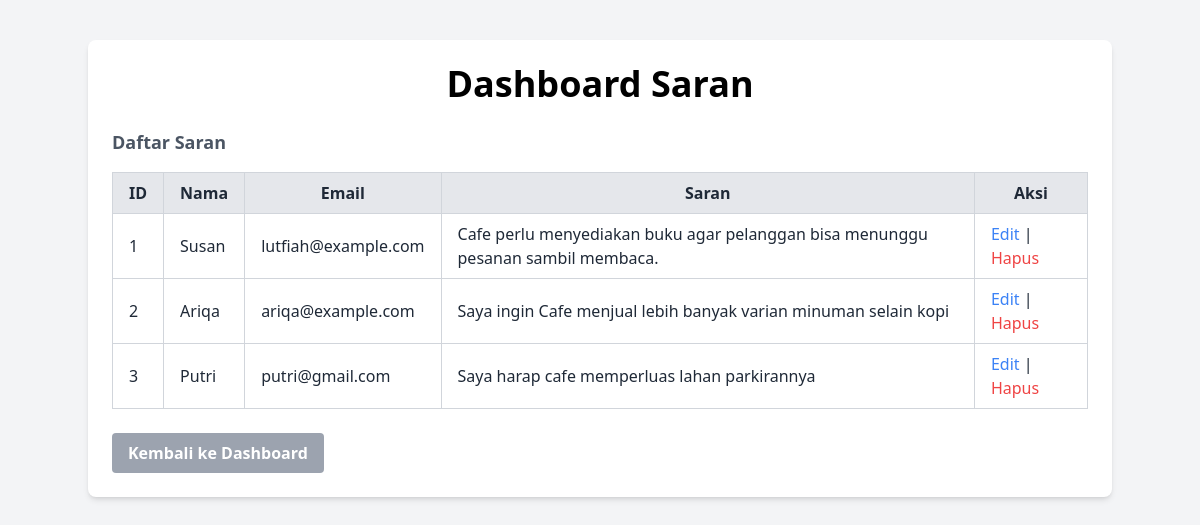
The page /saran.php (signed in) on the database its author committed.
### tables this page shows
CREATE TABLE `suggestions` (
  `id` int(11) NOT NULL,
  `name` varchar(255) NOT NULL,
  `email` varchar(255) NOT NULL,
  `message` text NOT NULL,
  `created_at` timestamp NOT NULL DEFAULT current_timestamp()
);

### saran.php (the view, shortened to what this page needs)
<?php
include 'db.php';
$suggestions = mysqli_query($conn, "SELECT * FROM suggestions");
?>
<!DOCTYPE html>
<html lang="id">
<head>
    <script src="https://cdn.tailwindcss.com"></script>
</head>
<body class="bg-gray-100 text-gray-800 font-sans">
    <div class="container mx-auto mt-10">
        <div class="bg-white shadow-md rounded-lg p-6">
            <h1 class="text-4xl font-bold text-black mb-6 text-center">Dashboard Saran</h1>
            <h2 class="text-lg font-semibold text-gray-600 mb-4">Daftar Saran</h2>
            <table class="table-auto w-full border-collapse border border-gray-300">
                <thead>
                    <tr class="bg-gray-200">
                        <th class="border border-gray-300 px-4 py-2">ID</th>
                        <th class="border border-gray-300 px-4 py-2">Nama</th>
                        <th class="border border-gray-300 px-4 py-2">Email</th>
                        <th class="border border-gray-300 px-4 py-2">Saran</th>
                        <th class="border border-gray-300 px-4 py-2">Aksi</th>
                    </tr>
                </thead>
                <tbody>
                    <?php if ($suggestions && mysqli_num_rows($suggestions) > 0): ?>
                        <?php while ($row = mysqli_fetch_assoc($suggestions)): ?>
                        <tr class="hover:bg-gray-100">
                            <td class="border border-gray-300 px-4 py-2"><?php echo $row['id']; ?></td>
                            <td class="border border-gray-300 px-4 py-2"><?php echo $row['name']; ?></td>
                            <td class="border border-gray-300 px-4 py-2"><?php echo $row['email']; ?></td>
                            <td class="border border-gray-300 px-4 py-2"><?php echo $row['message']; ?></td>
                            <td class="border border-gray-300 px-4 py-2">
                                <a href="edit_suggestion.php?id=<?php echo $row['id']; ?>"
                                   class="text-blue-500 hover:underline">Edit</a>
                                |
                                <a href="proses_del.php?type=suggestion&id=<?php echo $row['id']; ?>"
                                   class="text-red-500 hover:underline">Hapus</a>
                            </td>
                        </tr>
                        <?php endwhile; ?>
                    <?php endif; ?>
                </tbody>
            </table>
            <div class="mt-6 flex justify-between">
            <a href="dashboard.html" class="bg-gray-400 hover:bg-gray-600 text-white font-bold py-2 px-4 rounded">Kembali ke Dashboard</a>
            </div>
        </div>
    </div>
</body>
</html>

### rows shown on the page
suggestions: id "1", name "Susan", email "lutfiah@example.com", message "Cafe perlu menyediakan buku agar pelanggan bisa menunggu pesanan sambil membaca."
suggestions: id "2", name "Ariqa", email "ariqa@example.com", message "Saya ingin Cafe menjual lebih banyak varian minuman selain kopi"
suggestions: id "3", name "Putri", email "putri@gmail.com", message "Saya harap cafe memperluas lahan parkirannya"
